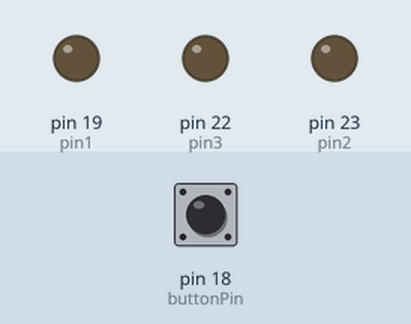
Recording of a sketch running on a simulated Arduino Mega 2560, built with avr-gcc and run on an emulated ATmega2560. On the bench: output pins drawn as LEDs (lit = HIGH). The test bench sets the inputs (shaded band); at power-on: pin 18 (buttonPin) HIGH.

Above: at 1.2 s.
1.3 s: pin 18 (buttonPin) pulsed LOW 5 times (0.12 s each, 0.3 s apart)
At 2.3 s:
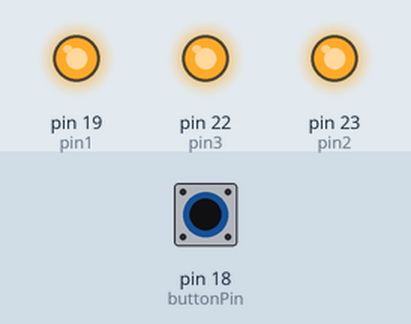
4.3 s: pin 18 (buttonPin) pulled LOW for 0.15 s
At 5.3 s:
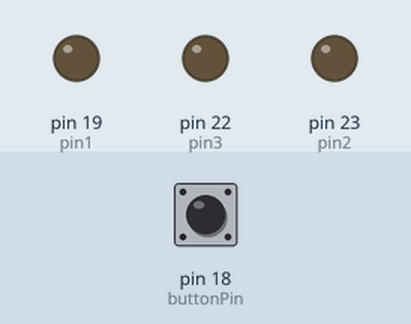
Timing chart, 0 to 7.3 s (numbered marks = the images above; inputs shaded):
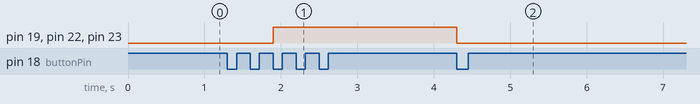

The sketch:

lampa.ino
```cpp
int pin1 = 19;
int pin2 = 23;
int pin3 = 22;
int buttonPin = 18;
int buttonState;
int intensitate = 0;
int lastButtonState = LOW;

void setup() {
  Serial.begin(115200);
  pinMode (pin1, OUTPUT);
  pinMode (pin2, OUTPUT);
  pinMode (pin3, OUTPUT);
  pinMode(buttonPin, INPUT_PULLUP);
  lastButtonState = digitalRead(buttonPin);
}

void loop()
{
buttonState = digitalRead(buttonPin);
if (buttonState == LOW && lastButtonState == HIGH)
{
  intensitate = intensitate + 51;
  if(intensitate > 255)
  {
    intensitate = 0;
  }
analogWrite (pin1, intensitate);
analogWrite (pin2, intensitate);
analogWrite (pin3, intensitate);

}
lastButtonState = buttonState;
}
```

Measured:
- after the input at 1.3 s, pin 19 (pin1), pin 22 (pin3), pin 23 (pin2): LOW → HIGH after 0.60 s
- after the input at 4.3 s, pin 19 (pin1), pin 22 (pin3), pin 23 (pin2): HIGH → LOW at once
